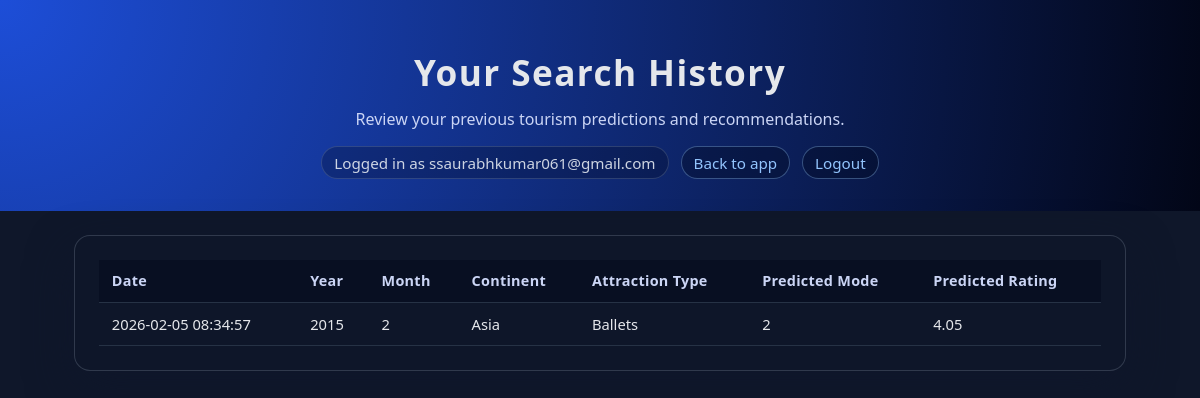
Page /history (signed in) on the earlier database version.
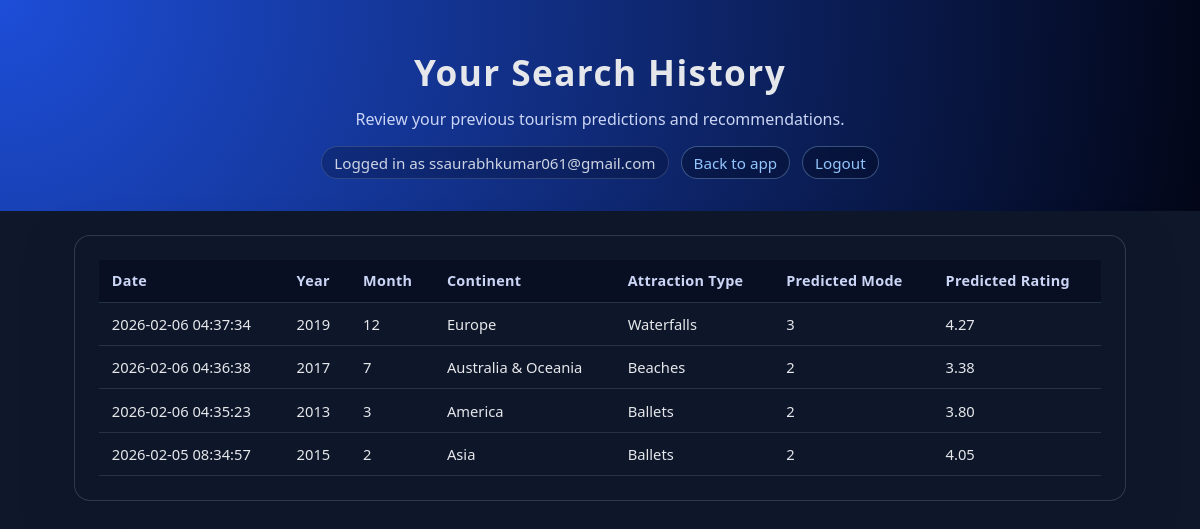
Same page on the later database version.
### tables this page shows
CREATE TABLE users (
            id INTEGER PRIMARY KEY AUTOINCREMENT,
            email TEXT UNIQUE NOT NULL,
            password_hash TEXT NOT NULL,
            created_at TEXT DEFAULT (datetime('now'))
        );

CREATE TABLE search_history (
            id INTEGER PRIMARY KEY AUTOINCREMENT,
            user_id INTEGER NOT NULL,
            visit_year INTEGER,
            visit_month INTEGER,
            continent TEXT,
            attraction_type TEXT,
            predicted_mode TEXT,
            predicted_rating REAL,
            created_at TEXT DEFAULT (datetime('now')),
            FOREIGN KEY (user_id) REFERENCES users(id)
        );

### app.py (the view)
@app.route("/history")
def history():
    user = current_user()
    if user is None:
        return redirect(url_for("login"))
    conn = get_db()
    cur = conn.cursor()
    cur.execute(
        """
        SELECT visit_year, visit_month, continent, attraction_type,
               predicted_mode, predicted_rating, created_at
        FROM search_history WHERE user_id = ?
        ORDER BY created_at DESC LIMIT 100
        """,
        (user["id"],),
    )
    rows = cur.fetchall()
    conn.close()
    return render_template("history.html", user=user, history=rows)

### app.py (called while the page is built)
def get_db() -> sqlite3.Connection:
    conn = sqlite3.connect(DB_PATH)
    conn.row_factory = sqlite3.Row
    return conn

def current_user() -> Optional[sqlite3.Row]:
    user_id = session.get("user_id")
    if not user_id:
        return None
    conn = get_db()
    cur = conn.cursor()
    cur.execute("SELECT * FROM users WHERE id = ?", (user_id,))
    user = cur.fetchone()
    conn.close()
    return user

### templates/history.html (shortened to what this page needs)
<!DOCTYPE html>
<html lang="en">
<head>
    <link rel="stylesheet" href="{{ url_for('static', filename='css/style.css') }}" />
</head>
<body>
    <header class="hero">
        <div class="hero-content">
            <h1>Your Search History</h1>
            <p>Review your previous tourism predictions and recommendations.</p>
        </div>
        <nav class="hero-nav">
            <span class="hero-user">Logged in as {{ user.email }}</span>
            <a href="{{ url_for('index') }}" class="hero-link">Back to app</a>
            <a href="{{ url_for('logout') }}" class="hero-link">Logout</a>
        </nav>
    </header>
    <main class="container">
        <section class="card">
            {% if history and history|length > 0 %}
            <div class="history-table-wrapper">
                <table class="history-table">
                    <thead>
                        <tr>
                            <th>Date</th>
                            <th>Year</th>
                            <th>Month</th>
                            <th>Continent</th>
                            <th>Attraction Type</th>
                            <th>Predicted Mode</th>
                            <th>Predicted Rating</th>
                        </tr>
                    </thead>
                    <tbody>
                        {% for row in history %}
                        <tr>
                            <td>{{ row["created_at"] }}</td>
                            <td>{{ row["visit_year"] or "-" }}</td>
                            <td>{{ row["visit_month"] or "-" }}</td>
                            <td>{{ row["continent"] or "-" }}</td>
                            <td>{{ row["attraction_type"] or "-" }}</td>
                            <td>{{ row["predicted_mode"] or "-" }}</td>
                            <td>{{ "%.2f"|format(row["predicted_rating"]) if row["predicted_rating"] is not none else "-" }}</td>
                        </tr>
                        {% endfor %}
                    </tbody>
                </table>
            </div>
            {% else %}
            <p>You don’t have any saved searches yet. Run some predictions in the main app and they will appear here.</p>
            {% endif %}
        </section>
    </main>
</body>
</html>

### static/css/style.css (style rules this page uses)
*, *::before, *::after { box-sizing: border-box; }
body { margin: 0; font-family: system-ui, -apple-system, BlinkMacSystemFont, "Segoe UI", sans-serif; background: #0f172a; color: #e5e7eb; }
.hero { background: radial-gradient(circle at top left, #1d4ed8, #020617); padding: 3rem 1.5rem 2rem; text-align: center; }
.hero-content h1 { margin: 0 0 0.75rem; font-size: 2.2rem; letter-spacing: 0.04em; }
.hero-content p { margin: 0; color: #cbd5f5; }
.container { max-width: 1100px; margin: 0 auto; padding: 1.5rem; display: grid; grid-template-columns: minmax(0, 3fr); gap: 1.5rem; }
.card { background: rgba(15, 23, 42, 0.95); border-radius: 1rem; border: 1px solid rgba(148, 163, 184, 0.25); padding: 1.5rem; box-shadow: 0 18px 45px rgba(15, 23, 42, 0.8); }
.hero-nav { margin-top: 1rem; display: flex; flex-wrap: wrap; justify-content: center; gap: 0.75rem; color: rgba(226, 232, 240, 0.9); font-size: 0.95rem; }
.hero-link { color: #93c5fd; text-decoration: none; padding: 0.35rem 0.75rem; border-radius: 999px; border: 1px solid rgba(147, 197, 253, 0.35); background: rgba(2, 6, 23, 0.35); }
.hero-user { padding: 0.35rem 0.75rem; border-radius: 999px; border: 1px solid rgba(148, 163, 184, 0.25); background: rgba(2, 6, 23, 0.25); }
.history-table-wrapper { width: 100%; overflow-x: auto; }
.history-table { width: 100%; border-collapse: collapse; border-spacing: 0; min-width: 720px; }
.history-table th, .history-table td { text-align: left; padding: 0.7rem 0.8rem; border-bottom: 1px solid rgba(51, 65, 85, 0.65); }
.history-table th { color: #cbd5f5; font-size: 0.9rem; letter-spacing: 0.02em; background: rgba(2, 6, 23, 0.4); position: sticky; top: 0; }
.history-table td { color: #e5e7eb; font-size: 0.92rem; }

Differences in the rows shown:
added search_history: created_at "2026-02-06 04:37:34", visit_year "2019", visit_month "12", continent "Europe", attraction_type "Waterfalls", predicted_mode "3", predicted_rating "4.27"
added search_history: created_at "2026-02-06 04:36:38", visit_year "2017", visit_month "7", continent "Australia & Oceania", attraction_type "Beaches", predicted_mode "2", predicted_rating "3.38"
added search_history: created_at "2026-02-06 04:35:23", visit_year "2013", visit_month "3", continent "America", attraction_type "Ballets", predicted_mode "2", predicted_rating "3.80"
